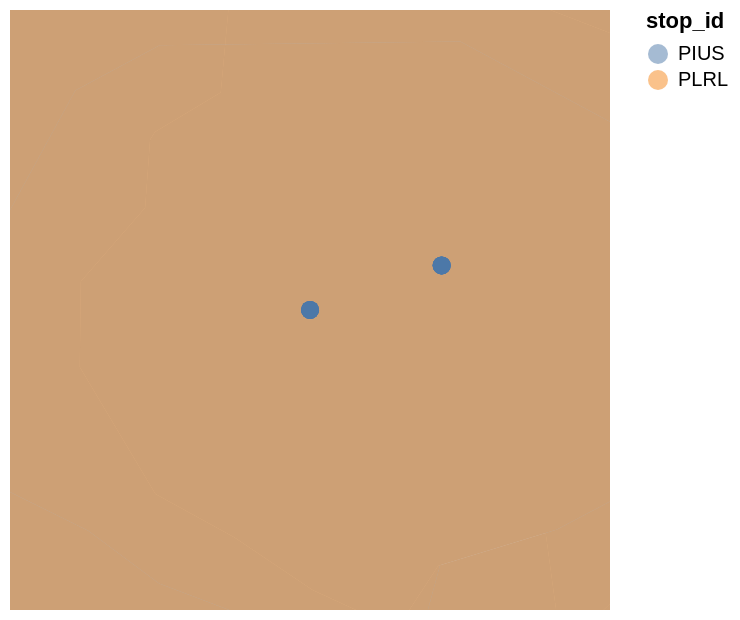

The code cell stored with this chart in its notebook:
### Code cell
isocores_df.to_crs('EPSG:4326', inplace=True)
all_stops.to_crs('EPSG:4326', inplace=True)

projection = alt.Projection(type='mercator', center=[2.11846, 41.38592], scale=1200000)

isos = alt.Chart(isocores_df[isocores_df['stop_id'].isin(['PLRL', 'PIUS'])]).mark_geoshape(
    filled=True,
    opacity=0.5,
).encode(
    color=alt.Color('stop_id:N')
).project(
    type='mercator',
    center=[2.11846, 41.38592],
    scale=1200000,
)

points = alt.Chart(all_stops[all_stops['stop_id'].isin(['PLRL', 'PIUS'])]).mark_geoshape(
    filled=True,
    size=0,
).encode(
    tooltip=['stop_id:N']
).project(
    type='mercator',
    center=[2.11846, 41.38592],
    scale=1200000,
)

(neigh_layer + isos + points).project(
    type='mercator',
    center=[2.11846, 41.38592],
    scale=1200000,
)

### Figure 1 — Vega-Lite specification as saved in the notebook (floating-point values rounded to 4 significant figures; data arrays with more than 128 entries replaced by an {"elided": "..."} marker saying what was removed)
{"config": {"view": {"continuousWidth": 300, "continuousHeight": 300}}, "layer": [{"data": {"name": "data-0516c6aa58dbfe687cf446c06dbfba20"}, "mark": {"type": "geoshape", "filled": true, "opacity": 0.5}, "encoding": {"color": {"field": "stop_id", "type": "nominal"}}, "projection": {"center": [2.118, 41.39], "scale": 1200000, "type": "mercator"}}, {"data": {"name": "data-bb31d1d8c7639b9a59cff56d4b9a4fbd"}, "mark": {"type": "geoshape", "filled": true, "size": 0}, "encoding": {"tooltip": [{"field": "stop_id", "type": "nominal"}]}, "projection": {"center": [2.118, 41.39], "scale": 1200000, "type": "mercator"}}], "$schema": "https://vega.github.io/schema/vega-lite/v6.1.0.json", "datasets": {"data-0516c6aa58dbfe687cf446c06dbfba20": [{"stop_id": "PIUS", "type": "Feature", "geometry": {"type": "Polygon", "coordinates": [[[2.116, 41.39], [2.117, 41.39], [2.117, 41.39], [2.118, 41.39], [2.12, 41.39], [2.122, 41.39], [2.124, 41.39], [2.126, 41.39], [2.129, 41.39], [2.129, 41.39], [2.131, 41.39], [2.131, 41.39], [2.131, 41.39], [2.131, 41.39], [2.13, 41.39], [2.129, 41.38], [2.128, 41.38], [2.126, 41.38], [2.125, 41.38], [2.124, 41.38], [2.124, 41.38], [2.122, 41.38], [2.121, 41.38], [2.12, 41.38], [2.119, 41.38], [2.117, 41.38], [2.115, 41.38], [2.113, 41.38], [2.113, 41.39], [2.115, 41.39], [2.115, 41.39], [2.115, 41.39], [2.116, 41.39]]]}}, {"stop_id": "PIUS", "type": "Feature", "geometry": {"type": "Polygon", "coordinates": {"elided": "2 rows, 138 float values in total"}}}, {"stop_id": "PIUS", "type": "Feature", "geometry": {"type": "Polygon", "coordinates": {"elided": "2 rows, 210 float values in total"}}}, {"stop_id": "PIUS", "type": "Feature", "geometry": {"type": "Polygon", "coordinates": {"elided": "2 rows, 260 float values in total"}}}, {"stop_id": "PLRL", "type": "Feature", "geometry": {"type": "Polygon", "coordinates": [[[2.111, 41.39], [2.113, 41.39], [2.115, 41.39], [2.122, 41.39], [2.128, 41.39], [2.128, 41.39], [2.128, 41.39], [2.126, 41.38], [2.124, 41.38], [2.122, 41.38], [2.121, 41.38], [2.12, 41.38], [2.117, 41.38], [2.115, 41.38], [2.113, 41.38], [2.109, 41.38], [2.109, 41.38], [2.109, 41.39], [2.111, 41.39]]]}}, {"stop_id": "PLRL", "type": "Feature", "geometry": {"type": "Polygon", "coordinates": {"elided": "2 rows, 140 float values in total"}}}, {"stop_id": "PLRL", "type": "Feature", "geometry": {"type": "Polygon", "coordinates": {"elided": "2 rows, 206 float values in total"}}}, {"stop_id": "PLRL", "type": "Feature", "geometry": {"type": "Polygon", "coordinates": {"elided": "2 rows, 206 float values in total"}}}], "data-bb31d1d8c7639b9a59cff56d4b9a4fbd": [{"id": "ST-PIUS", "stop_id": "PIUS", "name": "Pius XII", "linia": "IU Stop", "stop_type": "Tram", "type": "Feature", "geometry": {"type": "Point", "coordinates": [2.122, 41.39]}}, {"id": "ST-PLRL", "stop_id": "PLRL", "name": "Palau Reial", "linia": "IU Stop", "stop_type": "Tram", "type": "Feature", "geometry": {"type": "Point", "coordinates": [2.118, 41.39]}}, {"id": "T-T1-PIUS", "stop_id": "PIUS", "name": "Pius XII", "linia": "T1", "stop_type": "Tram", "type": "Feature", "geometry": {"type": "Point", "coordinates": [2.122, 41.39]}}, {"id": "T-T2-PIUS", "stop_id": "PIUS", "name": "Pius XII", "linia": "T2", "stop_type": "Tram", "type": "Feature", "geometry": {"type": "Point", "coordinates": [2.122, 41.39]}}, {"id": "T-T3-PIUS", "stop_id": "PIUS", "name": "Pius XII", "linia": "T3", "stop_type": "Tram", "type": "Feature", "geometry": {"type": "Point", "coordinates": [2.122, 41.39]}}, {"id": "T-T1-PLRL", "stop_id": "PLRL", "name": "Palau Reial", "linia": "T1", "stop_type": "Tram", "type": "Feature", "geometry": {"type": "Point", "coordinates": [2.118, 41.39]}}, {"id": "T-T2-PLRL", "stop_id": "PLRL", "name": "Palau Reial", "linia": "T2", "stop_type": "Tram", "type": "Feature", "geometry": {"type": "Point", "coordinates": [2.118, 41.39]}}, {"id": "T-T3-PLRL", "stop_id": "PLRL", "name": "Palau Reial", "linia": "T3", "stop_type": "Tram", "type": "Feature", "geometry": {"type": "Point", "coordinates": [2.118, 41.39]}}]}}
